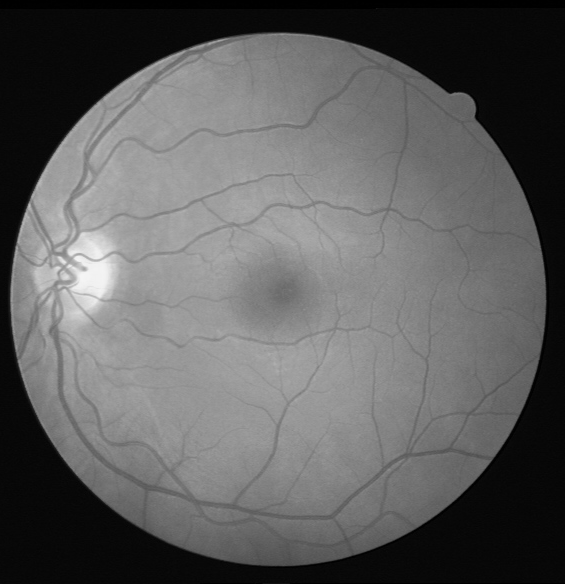
#> input picture Imagens para testes/11_test.png, 565 x 584 px, given in place of xadrez_lowCont.png, which was not available
$ python 3-equalizacao-c.py
#> lines starting #> are read from the running program, lines starting #| are printed output that depends on the picture; pictures that were not available may be replaced by others from this repository, and a replacement may not be noted
import cv2
import numpy as np
from matplotlib import pyplot as plt

def plot_histogram_and_cdf(image, cdf_normalized, title):
    fig, ax = plt.subplots(figsize=(5,5))
    ax.hist(image.flatten(), bins=256, range=[0,256], color='r')
    ax.set_xlabel('Pixel Intensity')
    ax.set_ylabel('Pixels')
    ax.set_xlim(0,255)
    ax.set_title(title)
    ax2 = ax.twinx()
    ax2.plot(cdf_normalized, color='b')
    ax2.set_ylabel('cdf')
    ax2.set_ylim(0,1)
    plt.show()

def plot_image(image, title):
    plt.imshow(image, cmap='gray')
    plt.axis('off')
    plt.title(title)
    plt.show()

def process_image(image_path, title_prefix):
#> called with image_path = 'Imgs_Originais/xadrez_lowCont.png', title_prefix = 'Xadrez Baixo Contraste'
    image = cv2.imread(image_path, cv2.IMREAD_GRAYSCALE)
#> image is the input picture: shape (584, 565); min 0, max 245, mean 94.5

    # Histograma original
    hist, bins = np.histogram(image.flatten(), bins=256, range=[0,256])
#> hist = 256 values, max 37713 at index 8, min 0 at index 246, mean 1288.9; bins = 257 values from 0 to 256
    cdf = hist.cumsum()
#> cdf = 256 values from 3702 to 329960
    cdf_normalized = cdf / cdf.max()
#> cdf_normalized = 256 values from 0.0112 to 1

    plot_histogram_and_cdf(image, cdf_normalized, f'{title_prefix} - Histograma e CDF Original')
    plot_image(image, f'{title_prefix} - Imagem Original')

    equ = cv2.equalizeHist(image)
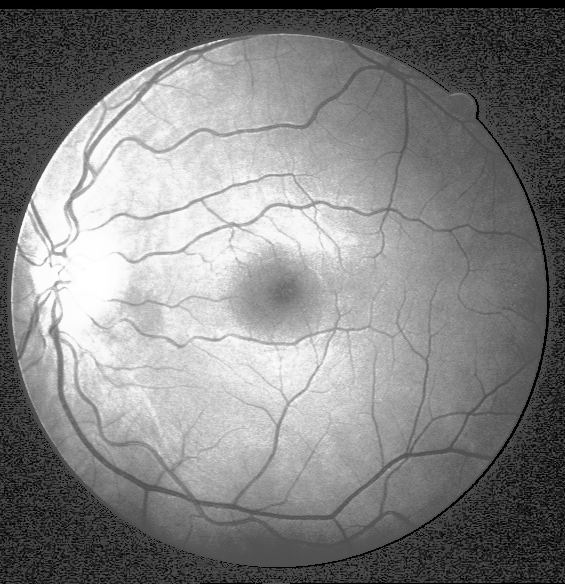
#> equ: shape (584, 565); min 0, max 255, mean 130.1

    # Equalização Global
    hist, bins = np.histogram(equ.flatten(), bins=256, range=[0,256])
#> hist = 256 values, max 37713 at index 62, min 0 at index 4, mean 1288.9
    cdf = hist.cumsum()
    cdf_normalized = cdf / cdf.max()

    plot_histogram_and_cdf(equ, cdf_normalized, f'{title_prefix} - Histograma e CDF Equalizada Global')
    plot_image(equ, f'{title_prefix} - Equalização Global')

    # Equalização local (CLAHE)
    clahe = cv2.createCLAHE(clipLimit=3.0, tileGridSize=(3,3))
    clahef = clahe.apply(image)
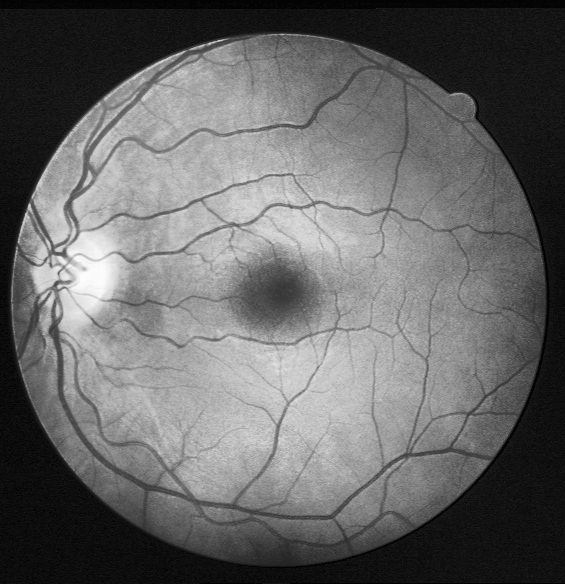
#> clahef: shape (584, 565); min 1, max 252, mean 102.6

    hist, bins = np.histogram(clahef.flatten(), bins=256, range=[0,256])
#> hist = 256 values, max 10902 at index 19, min 0 at index 0, mean 1288.9
    cdf = hist.cumsum()
#> cdf = 256 values from 0 to 329960
    cdf_normalized = cdf / cdf.max()
#> cdf_normalized = 256 values from 0 to 1

    plot_histogram_and_cdf(clahef, cdf_normalized, f'{title_prefix} - Histograma e CDF Equalizada Local')
    plot_image(clahef, f'{title_prefix} - Equalização Local (CLAHE)')

if __name__ == "__main__":
    process_image('Imgs_Originais/xadrez_lowCont.png', 'Xadrez Baixo Contraste')
    process_image('Imgs_Originais/XADREZ.png', 'Xadrez Alto Contraste')
#> call 2 of process_image, with image_path = 'Imgs_Originais/XADREZ.png', title_prefix = 'Xadrez Alto Contraste'
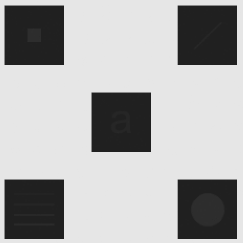
#> input picture Imagens para testes/XADREZ.png, 243 x 243 px, found by its file name
#> in process_image, image is the input picture: shape (243, 243); min 32, max 230, mean 171.1
#> in process_image (call 2), `hist, bins = np.histogram(image.flatten(), bins=256, range=[0,256])`: hist = 256 values, max 40820 at index 230, min 0 at index 0, mean 230.7
#> in process_image (call 2), `cdf = hist.cumsum()`: cdf = 256 values from 0 to 59049
#> in plot_histogram_and_cdf (call 4), `plt.show()`:
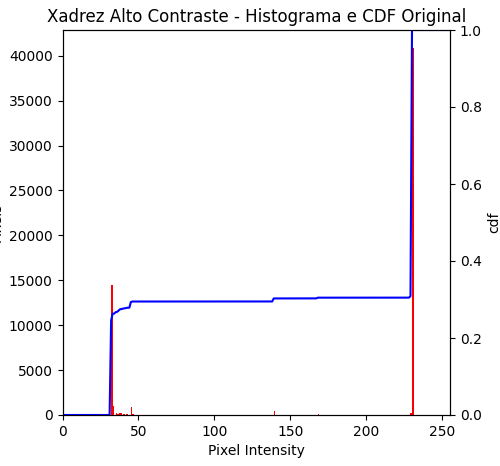
#> figure drawn by matplotlib, 2 panels; panel 1: tallest bar 40820 high, from x = 230 to 231; panel 2: curve peaks at x = 230, y = 1
#> in process_image (call 2), `equ = cv2.equalizeHist(image)`:
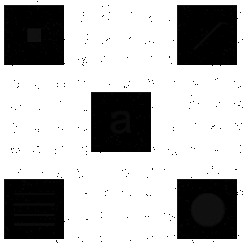
#> equ: shape (243, 243); min 0, max 255, mean 177.1
#> in process_image (call 2), `hist, bins = np.histogram(equ.flatten(), bins=256, range=[0,256])`: hist = 256 values, max 40820 at index 255, min 0 at index 1, mean 230.7
#> in process_image (call 2), `cdf = hist.cumsum()`: cdf = 256 values from 14510 to 59049
#> in process_image (call 2), `cdf_normalized = cdf / cdf.max()`: cdf_normalized = 256 values from 0.246 to 1
#> in plot_histogram_and_cdf (call 5), `plt.show()`:
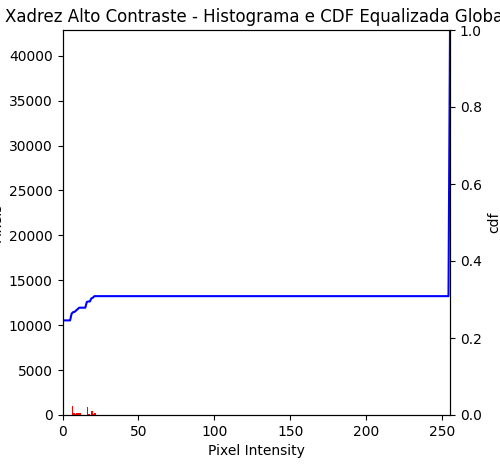
#> figure drawn by matplotlib, 2 panels; panel 1: tallest bar 40820 high, from x = 255 to 256; panel 2: curve peaks at x = 255, y = 1
#> in process_image (call 2), `hist, bins = np.histogram(clahef.flatten(), bins=256, range=[0,256])`: hist = 256 values, max 28419 at index 232, min 0 at index 0, mean 230.7
#> in process_image (call 2), `cdf = hist.cumsum()`: cdf = 256 values from 0 to 59049
#> in process_image (call 2), `cdf_normalized = cdf / cdf.max()`: cdf_normalized = 256 values from 0 to 1
#> in plot_histogram_and_cdf (call 6), `plt.show()`:
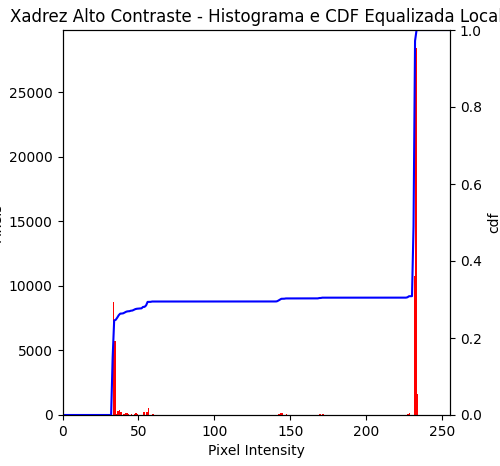
#> figure drawn by matplotlib, 2 panels; panel 1: tallest bar 28419 high, from x = 232 to 233; panel 2: curve peaks at x = 233, y = 1
